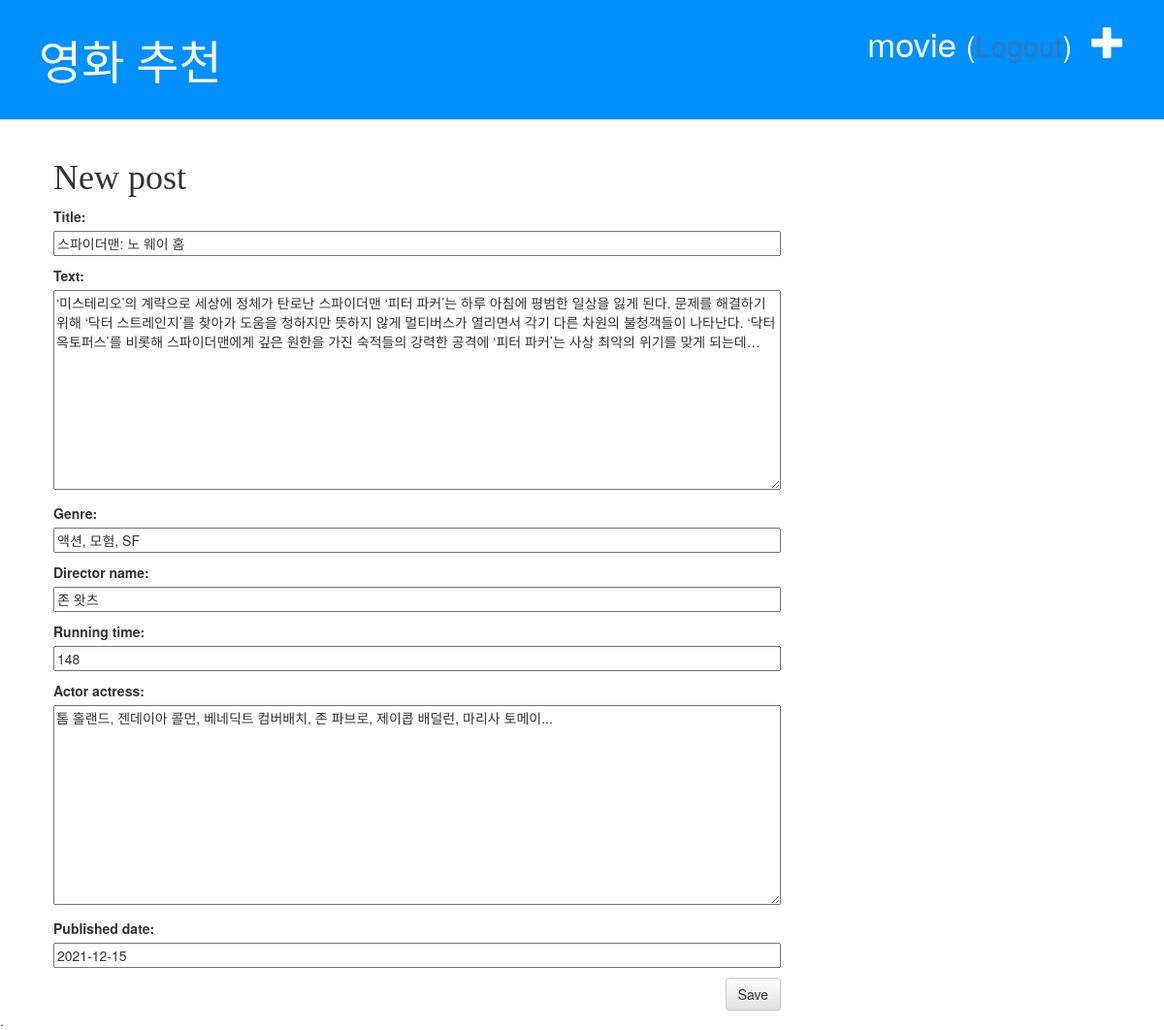
Page /blog/post/1/edit/ (signed in) on the committed database.
### blog/models.py (models this page shows, shortened)
class Post(models.Model):
    title = models.CharField(max_length=100)
    text = models.TextField()
    genre = models.CharField(max_length=100)
    director_name = models.CharField(max_length=100)
    running_time = models.IntegerField()
    actor_actress = models.TextField()
    published_date = models.DateField()

### blog/views.py (the view)
# urls.py: path('post/<int:pk>/edit/', views.post_edit, name='post_edit'),
@login_required
def post_edit(request, pk):
    post = get_object_or_404(Post, pk=pk)
    if request.method == 'POST':
        form = PostModelForm(request.POST, instance=post)
        if form.is_valid():
            blog_ = post.save()
            return redirect('post_detail', pk=blog_.pk)
    else:
        form = PostModelForm(instance=post)
    return render(request, 'blog/post_edit.html', {'form': form})

### blog/forms.py
class PostModelForm(forms.ModelForm):
    class Meta:
        model = Post
        fields = ('title', 'text', 'genre', 'director_name', 'running_time', 'actor_actress', 'published_date', )

### blog/templates/blog/post_edit.html (shortened to what this page needs)
{% extends 'blog/base.html' %}
{% block content %}
    <h1>New post</h1>
    <form method="post" class="post-form">
        {{ form.as_p }}
        <button type="submit" class="save btn btn-default">Save</button>
    </form>
{% endblock %}

### blog/templates/blog/base.html (shortened to what this page needs)
<!DOCTYPE html>
{% load static %}
<html lang="ko">
<head>
    <link rel="stylesheet" href="https://maxcdn.bootstrapcdn.com/bootstrap/3.3.2/css/bootstrap.min.css">
    <link rel="stylesheet" href="https://maxcdn.bootstrapcdn.com/bootstrap/3.3.2/css/bootstrap-theme.min.css">
    <link rel="stylesheet" href="{% static 'css/blog.css' %}">
    </head>
<body>
    <div class="page-header">
        {% if user.is_authenticated %}
            <a href="{% url 'post_new' %}" class="top-menu">
                <span class="glyphicon glyphicon-plus"></span>
            </a>
            <p class="top-menu"> {{ user.username }}
                <small>
                (<a href="{% url 'logout' %}?next={{request.path}}">Logout</a>)
                </small>
            </p>
        {% else %}
            <a href="{% url 'login' %}" class="top-menu">
                <span class="glyphicon glyphicon-lock"></span>
            </a>
        {% endif %}
        <h1><a href="{% url 'post_list' %}">영화 추천</a></h1>
    </div>
    <div class="content container">
        <div class="row">
            <div class="col-md-8">
                {% block content %}
                {% endblock %}
            </div>
        </div>
    </div>.
</body>
</html>

### blog/static/css/blog.css (style rules this page uses)
.page-header { background-color: #0090ff; margin-top: 0; padding: 20px 20px 20px 40px; }
.page-header h1, .page-header h1 a, .page-header h1 a:visited, .page-header h1 a:active { color: #ffffff; font-size: 36pt; text-decoration: none; font-family: Malgun Godick; }
.content { margin-left: 40px; }
h1, h2, h3, h4 { font-family: 'Malgun Godick', cursive; }
.save { float: right; }
.post-form textarea, .post-form input { width: 100%; }
.top-menu, .top-menu:hover, .top-menu:visited { color: #ffffff; float: right; font-size: 26pt; margin-right: 20px; }

### rows in the picture
Post: title "스파이더맨: 노 웨이 홈", text "‘미스테리오’의 계략으로 세상에 정체가 탄로난 스파이더맨 ‘피터 파커’는 하루 아침에 평범한 일상을 잃게 된다. 문제를 해결하기 위해 ‘닥터 스트레인지’를 찾아가 도움을 청하지만 뜻하지 않게 멀티버스가 열리면서 각기 다른 차원의 불청객들이 나타난다. ‘닥터 옥토퍼스’를 비롯해 스파이더맨에게 깊은 원한을 가진 숙적들의 강력한 공격에 ‘피터 파커’는 사상 최악의 위기를 맞게 되는데…", genre "액션, 모험, SF", director_name "존 왓츠", running_time "148", actor_actress "톰 홀랜드, 젠데이아 콜먼, 베네딕트 컴버배치, 존 파브로, 제이콥 배덜런, 마리사 토메이...", published_date "2021-12-15"

### other values in the picture
{{ user.username }} "movie"
